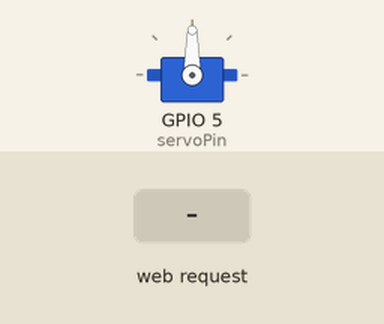
Recording of a sketch running on a simulated ESP8266 (NodeMCU). Shown: servo. The test bench sets the inputs (shaded band). WiFi joins after 1.5 s; servers stay silent unless stated; what the sketch prints to the serial monitor is not drawn.

Above: at 2.7 s.
2.8 s: HTTP request GET /SERVO=ROTATE received
At 3.6 s:
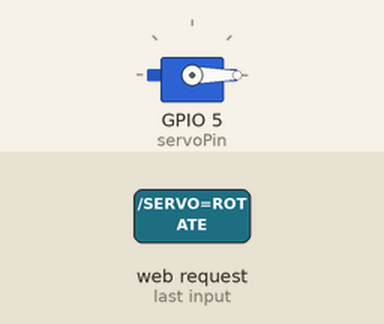
5.8 s: HTTP request GET /SERVO=30 received
At 6.3 s:
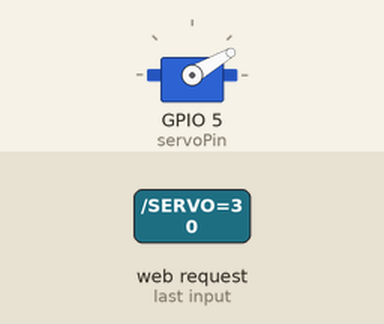
7.3 s: HTTP request GET /SERVO=45 received
At 8.5 s:
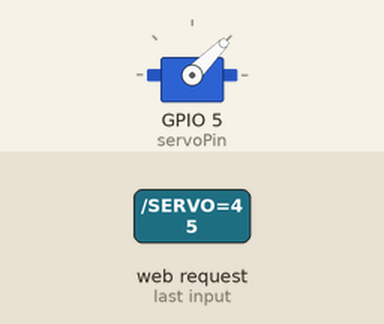
8.8 s: HTTP request GET /SERVO=75 received
At 9.8 s:
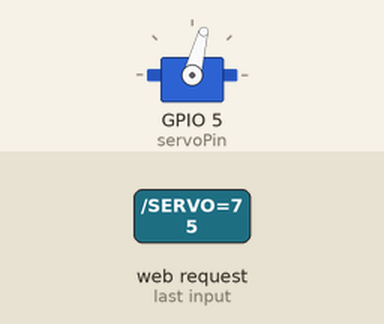
10.3 s: HTTP request GET /SERVO=105 received
At 10.9 s:
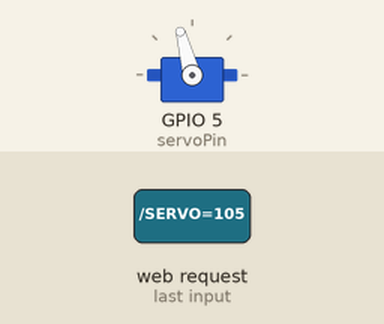
11.8 s: HTTP request GET /SERVO=0 received
At 12.1 s:
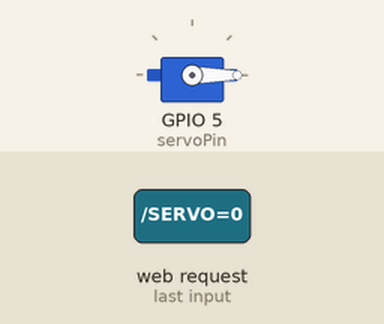
Timing chart, 0 to 14.3 s (numbered marks = the images above; inputs shaded):
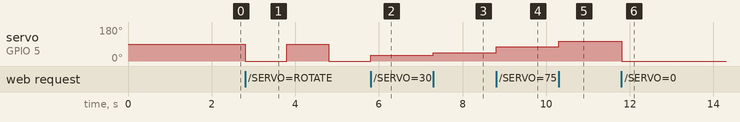

Measured:
- after the input at 2.8 s, servo on GPIO 5 (servoPin): 90° → 0° at once, → 90° 1.0 s later, → 0° 1.0 s later
- after the input at 5.8 s, servo on GPIO 5 (servoPin): 0° → 30° at once
- after the input at 7.3 s, servo on GPIO 5 (servoPin): 30° → 45° at once
- after the input at 8.8 s, servo on GPIO 5 (servoPin): 45° → 75° at once
- after the input at 10.3 s, servo on GPIO 5 (servoPin): 75° → 105° at once
- after the input at 11.8 s, servo on GPIO 5 (servoPin): 105° → 0° at once

The sketch:

node_client.ino
```cpp
#include <ESP8266WiFi.h>
#include <Servo.h>
/*

This script sets up the nodemcu side. It provides a rudimentary REST api that
can be used to communicate with this board.

2018-01-06

*/

// Set up the servo

Servo servo;
// the servo is set up on GPIO 5
int servoPin = 5;


const char* ssid = "InsidiousInternet";
const char* password = "superman";

WiFiServer server(80);

void setup() {

  Serial.begin(115200);
  delay(10);

  servo.attach(servoPin);
  servo.write(90);

  // Connect to WiFi network
  Serial.println();
  Serial.println();
  Serial.print("Connecting to ");
  Serial.println(ssid);

  WiFi.begin(ssid, password);

  while (WiFi.status() != WL_CONNECTED) {
    delay(500);
    Serial.print(".");
  }

  Serial.println("");
  Serial.println("WiFi connected");

  // Start the server
  server.begin();
  Serial.println("Server started");

  // Print the IP address
  Serial.print("Use this URL to connect: ");
  Serial.print("http://");
  Serial.print(WiFi.localIP());
  Serial.println("/");

}

void loop() {
  // Check if a client has connected
  WiFiClient client = server.available();
  if (!client) {
    return;
  }

  // Wait until the client sends some data
  Serial.println("new client");
  while (!client.available()) {
    delay(1);
  }

  // Read the first line of the request
  String request = client.readStringUntil('\r');
  Serial.println(request);
  client.flush();

  for (int i=0; i<=360; i+=15) {
  if (request.indexOf("/SERVO=0") != -1) {
    servo.write(0);
  }

  if (request.indexOf("/SERVO=15") != -1) {
    servo.write(15);
  }

  if (request.indexOf("/SERVO=30") != -1) {
    servo.write(30);
  }

  if (request.indexOf("/SERVO=45") != -1) {
    servo.write(45);
  }

  if (request.indexOf("/SERVO=60") != -1) {
    servo.write(45);
  }

  if (request.indexOf("/SERVO=75") != -1) {
    servo.write(75);
  }

  if (request.indexOf("/SERVO=90") != -1) {
    servo.write(90);
  }

  if (request.indexOf("/SERVO=105") != -1) {
    servo.write(105);
  }

  if (request.indexOf("/SERVO=-15") != -1) {
    servo.write(-15);
  }


  }
  // Match the request


  if (request.indexOf("/SERVO=ROTATE") != -1) {
    servo.write(0);
    delay(1000);
    servo.write(90);
    delay(1000);
    servo.write(0);
  }
  // Return the response
  client.println("HTTP/1.1 200 OK");
  client.println("Content-Type: text/html");
  client.println(""); //  do not forget this one
  client.println("<!DOCTYPE HTML>");
  client.println("<html>");
  client.println("</html>");

  delay(1);
  Serial.println("Client disonnected");
  Serial.println("");

}
```
